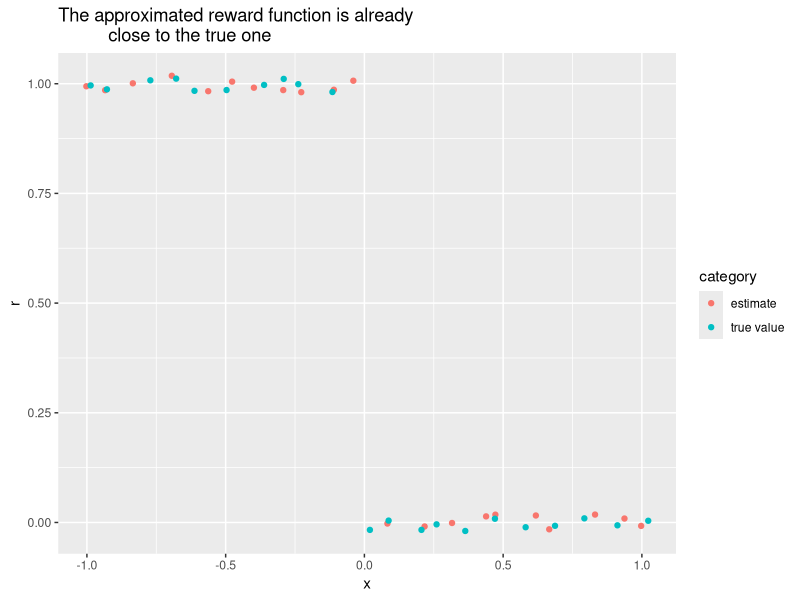
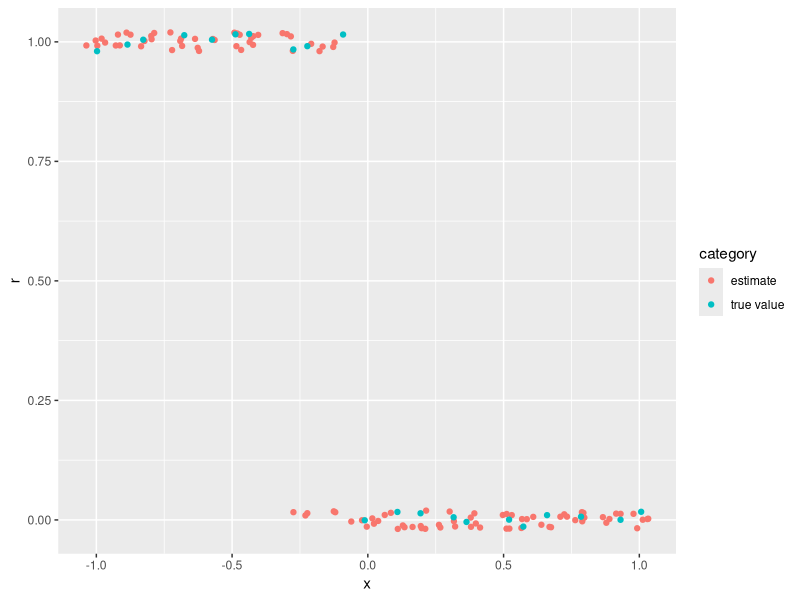

Write R code to recreate these figures, in order.
#' ---
#' title: "IRL from Sample Trajectories"
#' author: "Colleen O'Briant"
#' date: "`r Sys.Date()`"
#' output: html_document
#' ---
#+ message = FALSE
library(tidyverse)

#' Here I continue using the example from `example2.R`. In this case however,
#' I deal with the more realistic case where the optimal policy is unknown, but
#' trajectories under the optimal policy (`data`) are available.
#'
#' The strategy for estimation is as follows:
#' 
#' 1. Given the `data`, we can estimate the value function $\hat{V}^{\pi}(S_0)$ 
#'    as a linear combination of value functions of each gaussian basis function 
#'    $\hat{V}_i^{\pi}(S_0)$ on average if the reward was only $R = \phi_i$. 
#'    That is, 
#'    
#'    $$\hat{V}_i^{\pi}(S_0) = E[\phi_i(S_0) + \beta \phi_i (S_1) + \beta^2 \phi_i (S_2)] + ...$$
#'    
#'    and
#'    
#'    $$\hat{V}^{\pi}(S_0) = \alpha_1 \hat{V}_1^{\pi}(S_0) + \hat{V}_2^{\pi}(S_0) + ...$$
#'
#' 2. Generate a random policy `pi_rand` and generate some trajectories 
#'    `traj_rand` of the data generating process using `pi_rand`. Use 
#'    `traj_rand` to estimate another value function, following the same process 
#'    as in step 1.
#'    
#' 3. Now we have two value functions (one for `data` and one for `traj_rand`).
#'    We can use those two value functions to make an estimate for the 
#'    $\alpha_i$'s for the true reward function using linear programming:
#'    
#'    $\text{maximize} \sum (\hat{V}^{\pi^*}(S_0) - \hat{V}^{\pi_i}(S_0))$
#'
#'    $\text{s.t.} |\alpha_i| \le 1, i = 1, ..., d$
#'    
#' 4. Linear programming will give us a solution for the $\alpha_i$'s, which we
#'    can use to calculate the reward function R(s) and the policy function it 
#'    imples, which we'll call $\pi_{k+1}$. But that solution is only a rough 
#'    approximation because it only factors in the difference between 
#'    $\hat{V}^{\pi_star}(S_0)$ and a value function from one randomly chosen 
#'    policy. So we can iterate and watch R(s) for convergence: use $\pi_{k+1}$
#'    to form more trajectories and another value function. In the LP step for 
#'    step 3, maximize the sum of the differences of $\hat{V}^{\pi_star}(S_0)$ 
#'    with the value functions from all the policies seen thus far.
#'    
#'
#' # 1 Create `data` using a simulation under the optimal policy $\pi^*$
#' 
#' Let $\pi^*$ be "stay" if s < 0 and "switch" if s >= 0.

s <- runif(n = 1, min = -1, max = 1) # initial state randomly chosen

pi_star <- function(s) if_else(s < 0, 1, -1) # 1 for stay; -1 for switch

noise <- function() runif(n = 1, min = -.5, max = .5)

truncate <- function(s) {
  case_when(s > 1 ~ 1,
            s < -1 ~ -1,
            TRUE ~ s)
}

step <- function(s, policy) {
  (policy(first(s))*first(s) + noise()) %>% 
    truncate()
}

# Trajectory of 20 steps following pi_star with a random initial state:
reduce(1:19, 
       function(x, y) c(step(x, pi_star), x), 
       .init = runif(n = 1, min = -1, max = 1))

# 20 trajectories of 20 steps each
monte_carlo_sim <- function(policy) {
  map(1:20, 
      function(...) {
        reduce(1:19, 
               function(x, y) c(step(x, policy), x), 
               .init = runif(n = 1, min = -1, max = 1))
      })
}

data <- monte_carlo_sim(pi_star)

#' $\hat{V_i}^{\pi^*}$ : the average empirical return on each of the m
#' trajectories if the reward had been $R = \phi_i$.
#'
#' $\hat{V_1}^{\pi^*}$: take $R_1$ = dnorm(s, mean = -1, sd = 2/22), discount 
#' future rewards by a factor of 0.9, and sum rewards over time. $\hat{V_1}^{\pi^*}$
#' will be the average of these (`data[[1]]` to `data[[100]]`):

sum(dnorm(data[[1]], mean = -1, sd = 2/22)*(.9^(0:99)))
sum(dnorm(data[[2]], mean = -1, sd = 2/22)*(.9^(0:99)))
sum(dnorm(data[[3]], mean = -1, sd = 2/22)*(.9^(0:99)))

# Which is this:

map_dbl(
  1:20, 
  ~ sum(dnorm(data[[.x]], mean = -1, sd = 2/22)*(.9^(0:99)))
  ) %>%
  mean()

#' $\hat{V}^{\pi} = \alpha_1 \hat{V_1}^{\pi}(s_0) + ... + \alpha_d \hat{V_d}^{\pi}(s_0)$

calc_value_function_estimate <- function(data) {
  map_dbl(
    seq(-1, 1, length = 21), 
    function(y) {
      map_dbl(1:20, 
              ~ sum(dnorm(data[[.x]], mean = y, sd = 2/22)*(.9^(0:99)))) %>%
        mean()
      })
}

value_pi_star <- calc_value_function_estimate(data)

#' # 2 Generate a random policy `pi_rand`, 
#' 
#' trajectories `traj_rand`, and value function `value_pi_rand`.
#' For simplicity I'll only consider polices where you "stay" until some s 
#' inflection, and then "switch" from then on out, /or/ "switch" until some s 
#' inflection, and then "stay" from then on out.
#' 

set.seed(1234)
shape <- sample(c(-1, 1), size = 1)
inflection <- sample(seq(-1, 1, length = 21), size = 1)
pi_rand <- function(s) if_else(s < inflection, -shape, shape)

# 20 trajectories of 20 steps each
traj_rand <- monte_carlo_sim(pi_rand)
value_pi_rand <- calc_value_function_estimate(traj_rand)

#' # 3 Use an LP solver to use v_pi and value_pi_rand to estimate $\alpha_i$'s
#' 

# Standard LP form: minimize c'x
#                   s/t Ax <= b
#                       x >= 0
# x: (alpha_1, alpha_2, ..., alpha_21)
# c: v_pi - value_pi_rand
# constraints: alpha_i <= 1
# A = diag(21)
# b: rep(1, 21)

alpha <- lpSolve::lp(
  direction = "max",
  objective.in = matrix(value_pi_star - value_pi_rand, nrow = 21),
  const.mat = diag(21),
  const.dir = rep("<=", 21),
  const.rhs = matrix(rep(1, 21), nrow = 21)
)$solution

#' # 4 Use alphas to form R(s); use R(s) to estimate $\pi^*$
#' 
#' Then loop back to step 2, forming a new policy but using the reward function
#' from the previous iteration this time. Using the new policy, calculate a set
#' of trajectories and an estimate for the value function. In the LP step, use 
#' all the value functions we've calculated to form new approximations of the 
#' alphas until the alphas (and the reward functions) converge.
#' 

# R(s) = sum(alpha_i*phi_i), where phi_i are the 21 gaussian basis functions

print(alpha)

bind_rows(
  tibble(r = alpha,
         x = seq(-1, 1, length = 21),
         category = "estimate"
  ),
  tibble(r = c(rep(1, 10), rep(0, 11)),
         x = seq(-1, 1, length = 21),
         category = "true value"
  )
  ) %>%
  ggplot(aes(x = x, y = r, color = category)) +
  geom_jitter(height = 0.02) +
  ggtitle("The approximated reward function is already 
          close to the true one")

reward_function <- function(s, alpha) {
  sum(
    alpha * map_dbl(seq(-1, 1, length = 21), 
                    ~ dnorm(s, mean = .x, sd = 2/22))
  )
}

#' $\pi_{k+1}$ maximizes R(s). In this situation it's straightforward that
#' you should stay if you're receiving rewards and switch if not.

lp_irl_sample_trajectories <- function(data, printing = T) {
  
  value_functions <- calc_value_function_estimate(data) %>% list()
  alpha <- rep(0, 21) #init
  
  # Generate a random policy
  shape <- sample(c(-1, 1), size = 1)
  inflection <- sample(seq(-1, 1, length = 21), size = 1)
  pi1 <- function(s) if_else(s < inflection, -shape, shape)
  
  for (i in 1:20) {
    
    # Generate trajectories with pi_{k + 1}
    traj1 <- monte_carlo_sim(pi1)
    
    # Calculate the value function of that random policy and add it to
    # a list of value functions, the last of which is V^pi*
    value_functions <- calc_value_function_estimate(traj1) %>%
      list() %>%
      append(value_functions)
    
    # Build the c matrix by iterating over value_functions:
    objective_in <- rep(0, 21) # init
    
    for (j in 1:(length(value_functions) - 1)) {
      objective_in <- (last(value_functions) - value_functions[[j]]) +
        objective_in
    }
    
    # Use the LP solver to estimate alphas 
    alpha_next <- lpSolve::lp(
      direction = "max",
      objective.in = matrix(objective_in, nrow = 21),
      const.mat = diag(21),
      const.dir = rep("<=", 21),
      const.rhs = matrix(rep(1, 21), nrow = 21)
    )$solution
    
    # Check for convergence in alpha after minimum iterations = 5
    if (i >= 5 & max(abs(alpha_next - alpha)) < .1) {
      return(list(alpha_next, value_functions))
    }
    
    if (printing == T) {
      print(paste0("Iteration ", i))
      print(alpha_next)
    }

    alpha <- alpha_next
    
    # New policy comes from the previous iteration's reward function (alphas)
    pi1 <- function(s) if_else(reward_function(s, alpha) > .5, 1, -1)
  }
}

#' # 5 Run the algorithm 5 times and compare to the optimal policy

alpha1 <- lp_irl_sample_trajectories(data, print = F)[[1]]
alpha2 <- lp_irl_sample_trajectories(data, print = F)[[1]]
alpha3 <- lp_irl_sample_trajectories(data, print = F)[[1]]
alpha4 <- lp_irl_sample_trajectories(data, print = F)[[1]]
alpha5 <- lp_irl_sample_trajectories(data, print = F)[[1]]

bind_rows(
  tibble(r = c(alpha1, alpha2, alpha3, alpha4, alpha5),
         x = rep(seq(-1, 1, length = 21), 5),
         category = "estimate"
         ),
  tibble(r = c(rep(1, 10), rep(0, 11)),
         x = seq(-1, 1, length = 21),
         category = "true value"
  )
) %>%
  ggplot(aes(x = x, y = r, color = category)) +
  geom_jitter(height = 0.02)
